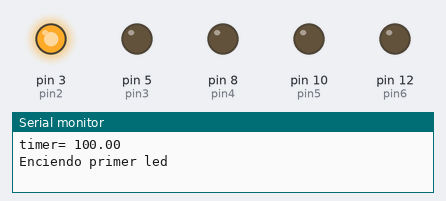
A sketch run on a simulated Arduino Uno, built with avr-gcc and run on an emulated ATmega328P. Shown: output pins drawn as LEDs (lit = HIGH), the last lines printed to the serial monitor.

Above: at 0.05 s.
At 0.25 s:
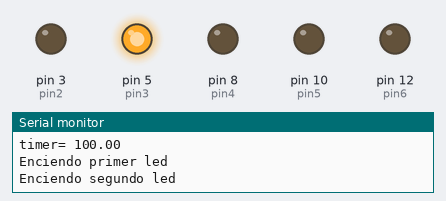
At 0.85 s:
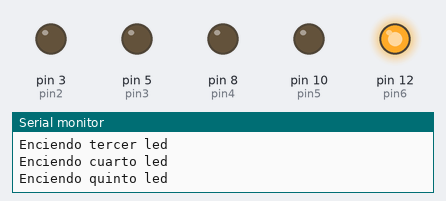
At 1.05 s:
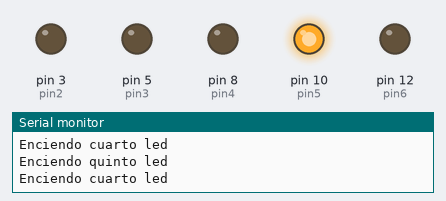
At 2.05 s:
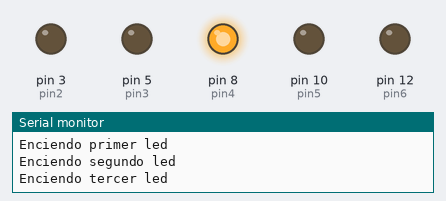
At 3.55 s:
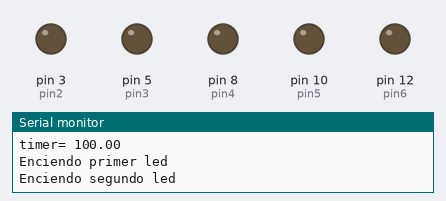
Timing chart, 0 to 3.9 s (numbered marks = the images above):
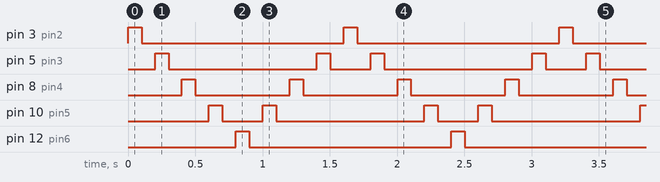

The sketch:

Ejercicio04-CocheFantasticoSimple.ino
```cpp
/* Knight Rider 1
 * --------------
 *
 * Basically an extension of Blink_LED.
 *
 *
 * (cleft) 2005 K3, Malmo University
 * @author: David Cuartielles
 * @hardware: David Cuartielles, Aaron Hallborg
 * modifed by: aprendiendoarduino
 */
#define pin2 3
#define pin3 5
#define pin4 8
#define pin5 10
#define pin6 12

//int pin2 = 3;
//int pin3 = 5;
//int pin4 = 8;
//int pin5 = 10;
//int pin6 = 12;

float timer = 100;

void setup(){
  Serial.begin(9600);
  pinMode(pin2, OUTPUT);
  pinMode(pin3, OUTPUT);
  pinMode(pin4, OUTPUT);
  pinMode(pin5, OUTPUT);
  pinMode(pin6, OUTPUT);
}

void loop() {
   Serial.print("timer= ");
   Serial.println(timer);

   digitalWrite(pin2, HIGH);
   Serial.println("Enciendo primer led");
   delay(timer);
   digitalWrite(pin2, LOW);
   delay(timer);

   digitalWrite(pin3, HIGH);
   Serial.println("Enciendo segundo led");
   delay(timer);
   digitalWrite(pin3, LOW);
   delay(timer);

   digitalWrite(pin4, HIGH);
   Serial.println("Enciendo tercer led");
   delay(timer);
   digitalWrite(pin4, LOW);
   delay(timer);

   digitalWrite(pin5, HIGH);
   Serial.println("Enciendo cuarto led");
   delay(timer);
   digitalWrite(pin5, LOW);
   delay(timer);

   digitalWrite(pin6, HIGH);
   Serial.println("Enciendo quinto led");
   delay(timer);
   digitalWrite(pin6, LOW);
   delay(timer);

   digitalWrite(pin5, HIGH);
   Serial.println("Enciendo cuarto led");
   delay(timer);
   digitalWrite(pin5, LOW);
   delay(timer);

   digitalWrite(pin4, HIGH);
   Serial.println("Enciendo tercer led");
   delay(timer);
   digitalWrite(pin4, LOW);
   delay(timer);

   digitalWrite(pin3, HIGH);
   Serial.println("Enciendo segundo led");
   delay(timer);
   digitalWrite(pin3, LOW);
   delay(timer);
}
```

Measured:
- by itself, pin 3 (pin2), pin 12 (pin6): alternates HIGH for 0.10 s and LOW for 1.5 s
- by itself, pin 5 (pin3): repeats every 1.6 s: LOW 1.1 s, HIGH 0.10 s, LOW 0.30 s, HIGH 0.10 s
- by itself, pin 8 (pin4): alternates HIGH for 0.10 s and LOW for 0.70 s
- by itself, pin 10 (pin5): repeats every 1.6 s: LOW 0.30 s, HIGH 0.10 s, LOW 1.1 s, HIGH 0.10 s
